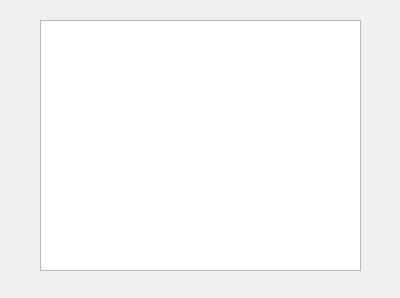
<?xml version="1.0" encoding="UTF-8"?>
<ui version="4.0">
 <class>VerLecturas</class>
 <widget class="QDialog" name="VerLecturas">
  <property name="geometry">
   <rect>
    <x>0</x>
    <y>0</y>
    <width>400</width>
    <height>298</height>
   </rect>
  </property>
  <property name="windowTitle">
   <string>TUS LECTURAS</string>
  </property>
  <property name="windowIcon">
   <iconset>
    <normaloff>pixil-frame-0 (4).png</normaloff>pixil-frame-0 (4).png</iconset>
  </property>
  <widget class="QTableWidget" name="tableWidget">
   <property name="geometry">
    <rect>
     <x>40</x>
     <y>20</y>
     <width>321</width>
     <height>251</height>
    </rect>
   </property>
  </widget>
 </widget>
 <resources/>
 <connections/>
</ui>
